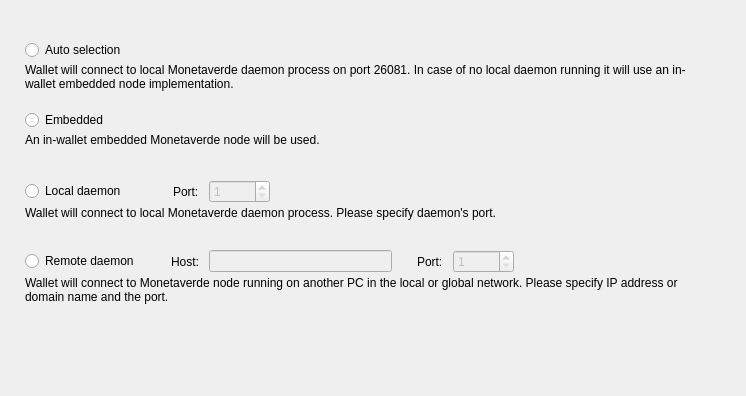
<?xml version="1.0" encoding="UTF-8"?>
<ui version="4.0">
 <class>ConnectionOptionsFrame</class>
 <widget class="QFrame" name="ConnectionOptionsFrame">
  <property name="geometry">
   <rect>
    <x>0</x>
    <y>0</y>
    <width>746</width>
    <height>396</height>
   </rect>
  </property>
  <property name="windowTitle">
   <string>Frame</string>
  </property>
  <property name="frameShape">
   <enum>QFrame::NoFrame</enum>
  </property>
  <property name="frameShadow">
   <enum>QFrame::Raised</enum>
  </property>
  <layout class="QVBoxLayout" name="verticalLayout_5">
   <property name="spacing">
    <number>0</number>
   </property>
   <property name="leftMargin">
    <number>25</number>
   </property>
   <property name="topMargin">
    <number>40</number>
   </property>
   <property name="rightMargin">
    <number>49</number>
   </property>
   <item>
    <widget class="QWidget" name="widget" native="true">
     <property name="sizePolicy">
      <sizepolicy hsizetype="Preferred" vsizetype="Fixed">
       <horstretch>0</horstretch>
       <verstretch>0</verstretch>
      </sizepolicy>
     </property>
     <property name="minimumSize">
      <size>
       <width>0</width>
       <height>70</height>
      </size>
     </property>
     <property name="maximumSize">
      <size>
       <width>16777215</width>
       <height>70</height>
      </size>
     </property>
     <layout class="QVBoxLayout" name="verticalLayout" stretch="0,1">
      <property name="spacing">
       <number>3</number>
      </property>
      <property name="leftMargin">
       <number>0</number>
      </property>
      <property name="topMargin">
       <number>0</number>
      </property>
      <property name="rightMargin">
       <number>0</number>
      </property>
      <property name="bottomMargin">
       <number>0</number>
      </property>
      <item>
       <widget class="QRadioButton" name="m_autoRadio">
        <property name="text">
         <string>Auto selection</string>
        </property>
        <attribute name="buttonGroup">
         <string notr="true">m_connectionButtonGroup</string>
        </attribute>
       </widget>
      </item>
      <item alignment="Qt::AlignTop">
       <widget class="WalletGui::WalletSmallGrayTextLabel" name="m_autoHelperLabel">
        <property name="text">
         <string>Wallet will connect to local Monetaverde daemon process on port 26081. In case of no local daemon running it will use an in-wallet embedded node implementation.</string>
        </property>
        <property name="alignment">
         <set>Qt::AlignLeading|Qt::AlignLeft|Qt::AlignTop</set>
        </property>
        <property name="wordWrap">
         <bool>true</bool>
        </property>
        <property name="indent">
         <number>0</number>
        </property>
       </widget>
      </item>
     </layout>
    </widget>
   </item>
   <item>
    <widget class="QWidget" name="widget_2" native="true">
     <property name="sizePolicy">
      <sizepolicy hsizetype="Preferred" vsizetype="Fixed">
       <horstretch>0</horstretch>
       <verstretch>0</verstretch>
      </sizepolicy>
     </property>
     <property name="minimumSize">
      <size>
       <width>0</width>
       <height>70</height>
      </size>
     </property>
     <property name="maximumSize">
      <size>
       <width>16777215</width>
       <height>70</height>
      </size>
     </property>
     <layout class="QVBoxLayout" name="verticalLayout_2" stretch="0,1">
      <property name="spacing">
       <number>3</number>
      </property>
      <property name="leftMargin">
       <number>0</number>
      </property>
      <property name="topMargin">
       <number>0</number>
      </property>
      <property name="rightMargin">
       <number>0</number>
      </property>
      <property name="bottomMargin">
       <number>0</number>
      </property>
      <item>
       <widget class="QRadioButton" name="m_embeddedRadio">
        <property name="text">
         <string>Embedded</string>
        </property>
        <attribute name="buttonGroup">
         <string notr="true">m_connectionButtonGroup</string>
        </attribute>
       </widget>
      </item>
      <item alignment="Qt::AlignTop">
       <widget class="WalletGui::WalletSmallGrayTextLabel" name="m_embeddedHelperLabel">
        <property name="text">
         <string>An in-wallet embedded Monetaverde node will be used.</string>
        </property>
        <property name="alignment">
         <set>Qt::AlignLeading|Qt::AlignLeft|Qt::AlignTop</set>
        </property>
        <property name="wordWrap">
         <bool>true</bool>
        </property>
        <property name="indent">
         <number>0</number>
        </property>
       </widget>
      </item>
     </layout>
    </widget>
   </item>
   <item>
    <widget class="QWidget" name="widget_3" native="true">
     <property name="sizePolicy">
      <sizepolicy hsizetype="Preferred" vsizetype="Fixed">
       <horstretch>0</horstretch>
       <verstretch>0</verstretch>
      </sizepolicy>
     </property>
     <property name="minimumSize">
      <size>
       <width>0</width>
       <height>70</height>
      </size>
     </property>
     <property name="maximumSize">
      <size>
       <width>16777215</width>
       <height>70</height>
      </size>
     </property>
     <layout class="QVBoxLayout" name="verticalLayout_3" stretch="0,1">
      <property name="spacing">
       <number>3</number>
      </property>
      <property name="leftMargin">
       <number>0</number>
      </property>
      <property name="topMargin">
       <number>0</number>
      </property>
      <property name="rightMargin">
       <number>0</number>
      </property>
      <property name="bottomMargin">
       <number>0</number>
      </property>
      <item>
       <layout class="QHBoxLayout" name="horizontalLayout">
        <property name="spacing">
         <number>10</number>
        </property>
        <item>
         <widget class="QRadioButton" name="m_localRadio">
          <property name="text">
           <string>Local daemon</string>
          </property>
          <attribute name="buttonGroup">
           <string notr="true">m_connectionButtonGroup</string>
          </attribute>
         </widget>
        </item>
        <item>
         <spacer name="horizontalSpacer">
          <property name="orientation">
           <enum>Qt::Horizontal</enum>
          </property>
          <property name="sizeType">
           <enum>QSizePolicy::Fixed</enum>
          </property>
          <property name="sizeHint" stdset="0">
           <size>
            <width>37</width>
            <height>20</height>
           </size>
          </property>
         </spacer>
        </item>
        <item>
         <widget class="QLabel" name="label">
          <property name="text">
           <string>Port:</string>
          </property>
         </widget>
        </item>
        <item alignment="Qt::AlignVCenter">
         <widget class="QSpinBox" name="m_localPortSpin">
          <property name="enabled">
           <bool>false</bool>
          </property>
          <property name="minimum">
           <number>1</number>
          </property>
          <property name="maximum">
           <number>65535</number>
          </property>
          <property name="value">
           <number>1</number>
          </property>
         </widget>
        </item>
        <item>
         <spacer name="horizontalSpacer_2">
          <property name="orientation">
           <enum>Qt::Horizontal</enum>
          </property>
          <property name="sizeHint" stdset="0">
           <size>
            <width>40</width>
            <height>20</height>
           </size>
          </property>
         </spacer>
        </item>
       </layout>
      </item>
      <item alignment="Qt::AlignTop">
       <widget class="WalletGui::WalletSmallGrayTextLabel" name="m_localHelperLabel">
        <property name="text">
         <string>Wallet will connect to local Monetaverde daemon process. Please specify daemon's port.</string>
        </property>
        <property name="alignment">
         <set>Qt::AlignLeading|Qt::AlignLeft|Qt::AlignTop</set>
        </property>
        <property name="wordWrap">
         <bool>true</bool>
        </property>
        <property name="indent">
         <number>0</number>
        </property>
       </widget>
      </item>
     </layout>
    </widget>
   </item>
   <item>
    <widget class="QWidget" name="widget_4" native="true">
     <property name="sizePolicy">
      <sizepolicy hsizetype="Preferred" vsizetype="Fixed">
       <horstretch>0</horstretch>
       <verstretch>0</verstretch>
      </sizepolicy>
     </property>
     <property name="minimumSize">
      <size>
       <width>0</width>
       <height>70</height>
      </size>
     </property>
     <property name="maximumSize">
      <size>
       <width>16777215</width>
       <height>70</height>
      </size>
     </property>
     <layout class="QVBoxLayout" name="verticalLayout_4" stretch="0,1">
      <property name="spacing">
       <number>3</number>
      </property>
      <property name="leftMargin">
       <number>0</number>
      </property>
      <property name="topMargin">
       <number>0</number>
      </property>
      <property name="rightMargin">
       <number>0</number>
      </property>
      <property name="bottomMargin">
       <number>0</number>
      </property>
      <item>
       <layout class="QHBoxLayout" name="horizontalLayout_2">
        <property name="spacing">
         <number>10</number>
        </property>
        <item>
         <widget class="QRadioButton" name="m_remoteRadio">
          <property name="text">
           <string>Remote daemon</string>
          </property>
          <attribute name="buttonGroup">
           <string notr="true">m_connectionButtonGroup</string>
          </attribute>
         </widget>
        </item>
        <item>
         <spacer name="horizontalSpacer_3">
          <property name="orientation">
           <enum>Qt::Horizontal</enum>
          </property>
          <property name="sizeType">
           <enum>QSizePolicy::Fixed</enum>
          </property>
          <property name="sizeHint" stdset="0">
           <size>
            <width>22</width>
            <height>20</height>
           </size>
          </property>
         </spacer>
        </item>
        <item>
         <widget class="QLabel" name="label_2">
          <property name="text">
           <string>Host:</string>
          </property>
         </widget>
        </item>
        <item>
         <widget class="QLineEdit" name="m_remoteHostEdit">
          <property name="enabled">
           <bool>false</bool>
          </property>
         </widget>
        </item>
        <item>
         <spacer name="horizontalSpacer_5">
          <property name="orientation">
           <enum>Qt::Horizontal</enum>
          </property>
          <property name="sizeType">
           <enum>QSizePolicy::Fixed</enum>
          </property>
          <property name="sizeHint" stdset="0">
           <size>
            <width>15</width>
            <height>20</height>
           </size>
          </property>
         </spacer>
        </item>
        <item>
         <widget class="QLabel" name="label_3">
          <property name="text">
           <string>Port:</string>
          </property>
         </widget>
        </item>
        <item alignment="Qt::AlignVCenter">
         <widget class="QSpinBox" name="m_remotePortSpin">
          <property name="enabled">
           <bool>false</bool>
          </property>
          <property name="minimum">
           <number>1</number>
          </property>
          <property name="maximum">
           <number>65535</number>
          </property>
          <property name="value">
           <number>1</number>
          </property>
         </widget>
        </item>
        <item>
         <spacer name="horizontalSpacer_4">
          <property name="orientation">
           <enum>Qt::Horizontal</enum>
          </property>
          <property name="sizeHint" stdset="0">
           <size>
            <width>40</width>
            <height>20</height>
           </size>
          </property>
         </spacer>
        </item>
       </layout>
      </item>
      <item alignment="Qt::AlignTop">
       <widget class="WalletGui::WalletSmallGrayTextLabel" name="m_remoteHelperLabel">
        <property name="text">
         <string>Wallet will connect to Monetaverde node running on another PC in the local or global network. Please specify IP address or domain name and the port.</string>
        </property>
        <property name="alignment">
         <set>Qt::AlignLeading|Qt::AlignLeft|Qt::AlignTop</set>
        </property>
        <property name="wordWrap">
         <bool>true</bool>
        </property>
        <property name="indent">
         <number>0</number>
        </property>
       </widget>
      </item>
     </layout>
    </widget>
   </item>
   <item>
    <spacer name="verticalSpacer">
     <property name="orientation">
      <enum>Qt::Vertical</enum>
     </property>
     <property name="sizeHint" stdset="0">
      <size>
       <width>665</width>
       <height>61</height>
      </size>
     </property>
    </spacer>
   </item>
  </layout>
 </widget>
 <customwidgets>
  <customwidget>
   <class>WalletGui::WalletSmallGrayTextLabel</class>
   <extends>QLabel</extends>
   <header>Gui/Common/WalletTextLabel.h</header>
  </customwidget>
 </customwidgets>
 <resources/>
 <connections>
  <connection>
   <sender>m_remoteHostEdit</sender>
   <signal>textChanged(QString)</signal>
   <receiver>ConnectionOptionsFrame</receiver>
   <slot>remoteHostNameChanged(QString)</slot>
   <hints>
    <hint type="sourcelabel">
     <x>390</x>
     <y>319</y>
    </hint>
    <hint type="destinationlabel">
     <x>372</x>
     <y>197</y>
    </hint>
   </hints>
  </connection>
  <connection>
   <sender>m_connectionButtonGroup</sender>
   <signal>buttonClicked(int)</signal>
   <receiver>ConnectionOptionsFrame</receiver>
   <slot>connectionButtonClicked(int)</slot>
   <hints>
    <hint type="sourcelabel">
     <x>-1</x>
     <y>-1</y>
    </hint>
    <hint type="destinationlabel">
     <x>372</x>
     <y>197</y>
    </hint>
   </hints>
  </connection>
  <connection>
   <sender>m_remoteRadio</sender>
   <signal>toggled(bool)</signal>
   <receiver>m_remoteHostEdit</receiver>
   <slot>setEnabled(bool)</slot>
   <hints>
    <hint type="sourcelabel">
     <x>88</x>
     <y>264</y>
    </hint>
    <hint type="destinationlabel">
     <x>312</x>
     <y>263</y>
    </hint>
   </hints>
  </connection>
  <connection>
   <sender>m_remoteRadio</sender>
   <signal>toggled(bool)</signal>
   <receiver>m_remotePortSpin</receiver>
   <slot>setEnabled(bool)</slot>
   <hints>
    <hint type="sourcelabel">
     <x>88</x>
     <y>264</y>
    </hint>
    <hint type="destinationlabel">
     <x>498</x>
     <y>263</y>
    </hint>
   </hints>
  </connection>
  <connection>
   <sender>m_localRadio</sender>
   <signal>toggled(bool)</signal>
   <receiver>m_localPortSpin</receiver>
   <slot>setEnabled(bool)</slot>
   <hints>
    <hint type="sourcelabel">
     <x>81</x>
     <y>194</y>
    </hint>
    <hint type="destinationlabel">
     <x>270</x>
     <y>193</y>
    </hint>
   </hints>
  </connection>
 </connections>
 <slots>
  <slot>remoteHostNameChanged(QString)</slot>
  <slot>connectionButtonClicked(int)</slot>
 </slots>
 <buttongroups>
  <buttongroup name="m_connectionButtonGroup"/>
 </buttongroups>
</ui>
